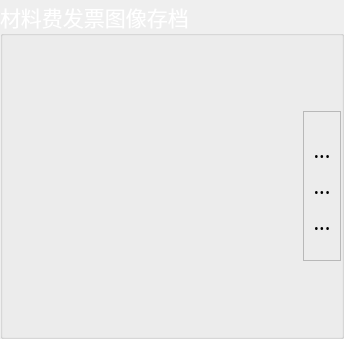
        <widget class="QGroupBox" name="groupBox_4">
         <property name="palette">
          <palette>
           <active>
            <colorrole role="WindowText">
             <brush brushstyle="SolidPattern">
              <color alpha="255">
               <red>255</red>
               <green>255</green>
               <blue>255</blue>
              </color>
             </brush>
            </colorrole>
           </active>
           <inactive>
            <colorrole role="WindowText">
             <brush brushstyle="SolidPattern">
              <color alpha="255">
               <red>255</red>
               <green>255</green>
               <blue>255</blue>
              </color>
             </brush>
            </colorrole>
           </inactive>
           <disabled>
            <colorrole role="WindowText">
             <brush brushstyle="SolidPattern">
              <color alpha="255">
               <red>120</red>
               <green>120</green>
               <blue>120</blue>
              </color>
             </brush>
            </colorrole>
           </disabled>
          </palette>
         </property>
         <property name="font">
          <font>
           <family>楷体</family>
           <pointsize>16</pointsize>
          </font>
         </property>
         <property name="title">
          <string>材料费发票图像存档</string>
         </property>
         <layout class="QHBoxLayout" name="horizontalLayout_6">
          <property name="spacing">
           <number>0</number>
          </property>
          <property name="leftMargin">
           <number>0</number>
          </property>
          <property name="topMargin">
           <number>0</number>
          </property>
          <property name="rightMargin">
           <number>0</number>
          </property>
          <property name="bottomMargin">
           <number>0</number>
          </property>
          <item>
           <widget class="QLabel" name="InvoiceImage">
            <property name="minimumSize">
             <size>
              <width>300</width>
              <height>300</height>
             </size>
            </property>
            <property name="text">
             <string/>
            </property>
            <property name="pixmap">
             <pixmap resource="../../../UrielQtFramework.qrc">:/Expense/Resources/Expense/nopicture.png</pixmap>
            </property>
            <property name="scaledContents">
             <bool>true</bool>
            </property>
           </widget>
          </item>
          <item>
           <widget class="QFrame" name="frame_3">
            <property name="minimumSize">
             <size>
              <width>38</width>
              <height>150</height>
             </size>
            </property>
            <property name="maximumSize">
             <size>
              <width>38</width>
              <height>150</height>
             </size>
            </property>
            <property name="frameShape">
             <enum>QFrame::StyledPanel</enum>
            </property>
            <property name="frameShadow">
             <enum>QFrame::Raised</enum>
            </property>
            <layout class="QVBoxLayout" name="verticalLayout_16">
             <property name="spacing">
              <number>0</number>
             </property>
             <property name="leftMargin">
              <number>0</number>
             </property>
             <property name="topMargin">
              <number>0</number>
             </property>
             <property name="rightMargin">
              <number>0</number>
             </property>
             <property name="bottomMargin">
              <number>0</number>
             </property>
             <item>
              <spacer name="verticalSpacer_5">
               <property name="orientation">
                <enum>Qt::Vertical</enum>
               </property>
               <property name="sizeHint" stdset="0">
                <size>
                 <width>18</width>
                 <height>20</height>
                </size>
               </property>
              </spacer>
             </item>
             <item>
              <widget class="QToolButton" name="AddInvoiceImage">
               <property name="minimumSize">
                <size>
                 <width>36</width>
                 <height>36</height>
                </size>
               </property>
               <property name="maximumSize">
                <size>
                 <width>36</width>
                 <height>36</height>
                </size>
               </property>
               <property name="text">
                <string>...</string>
               </property>
               <property name="icon">
                <iconset resource="../../../UrielQtFramework.qrc">
                 <normaloff>:/Expense/Resources/Expense/addpicture.png</normaloff>:/Expense/Resources/Expense/addpicture.png</iconset>
               </property>
               <property name="iconSize">
                <size>
                 <width>30</width>
                 <height>30</height>
                </size>
               </property>
               <property name="autoRaise">
                <bool>true</bool>
               </property>
              </widget>
             </item>
             <item>
              <widget class="QToolButton" name="PreviewInvoiceImage">
               <property name="minimumSize">
                <size>
                 <width>36</width>
                 <height>36</height>
                </size>
               </property>
               <property name="maximumSize">
                <size>
                 <width>36</width>
                 <height>36</height>
                </size>
               </property>
               <property name="text">
                <string>...</string>
               </property>
               <property name="icon">
                <iconset resource="../../../UrielQtFramework.qrc">
                 <normaloff>:/Expense/Resources/Expense/previewpicture.png</normaloff>:/Expense/Resources/Expense/previewpicture.png</iconset>
               </property>
               <property name="iconSize">
                <size>
                 <width>30</width>
                 <height>30</height>
                </size>
               </property>
               <property name="autoRaise">
                <bool>true</bool>
               </property>
              </widget>
             </item>
             <item>
              <widget class="QToolButton" name="DeleteInvoiceImage">
               <property name="minimumSize">
                <size>
                 <width>36</width>
                 <height>36</height>
                </size>
               </property>
               <property name="maximumSize">
                <size>
                 <width>36</width>
                 <height>36</height>
                </size>
               </property>
               <property name="text">
                <string>...</string>
               </property>
               <property name="icon">
                <iconset resource="../../../UrielQtFramework.qrc">
                 <normaloff>:/Expense/Resources/Expense/deletepicture.png</normaloff>:/Expense/Resources/Expense/deletepicture.png</iconset>
               </property>
               <property name="iconSize">
                <size>
                 <width>30</width>
                 <height>30</height>
                </size>
               </property>
               <property name="autoRaise">
                <bool>true</bool>
               </property>
              </widget>
             </item>
             <item>
              <spacer name="verticalSpacer_6">
               <property name="orientation">
                <enum>Qt::Vertical</enum>
               </property>
               <property name="sizeHint" stdset="0">
                <size>
                 <width>18</width>
                 <height>20</height>
                </size>
               </property>
              </spacer>
             </item>
            </layout>
           </widget>
          </item>
         </layout>
        </widget>
